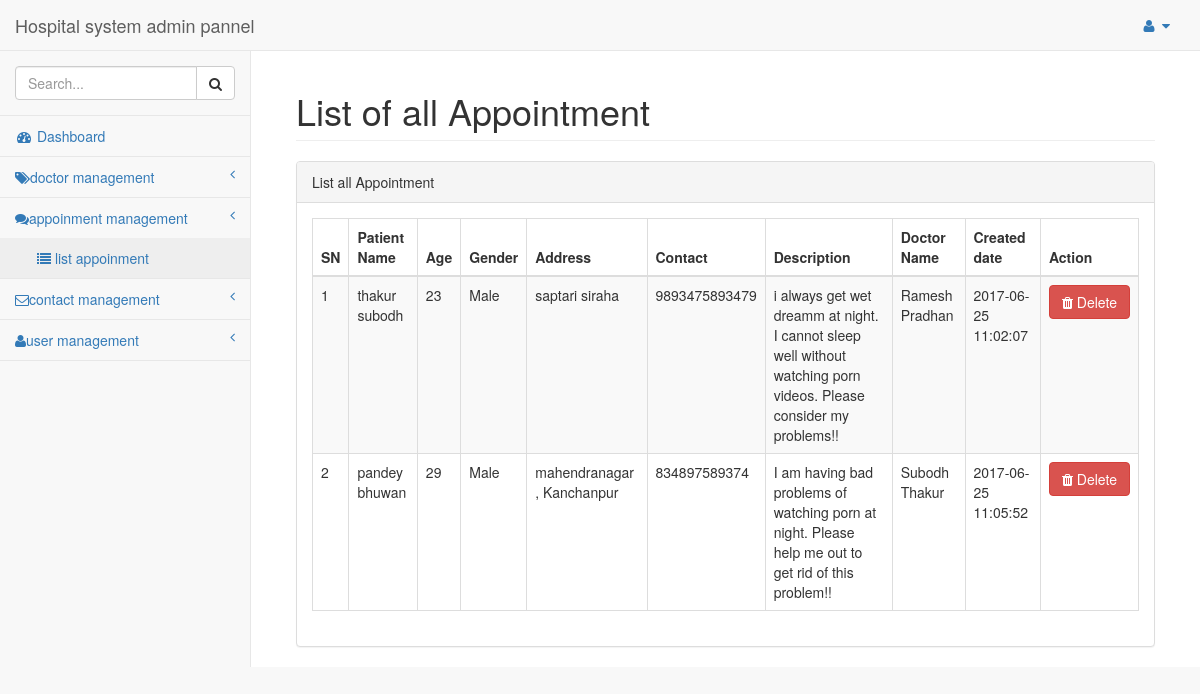
The app's page /admin/list_appointment.php (signed in) with its own data.
### tables this page shows
CREATE TABLE `tbl_appointment` (
  `id` int(11) NOT NULL,
  `patient_name` varchar(55) NOT NULL,
  `age` int(11) NOT NULL,
  `gender` enum('Male','Female','Other') NOT NULL,
  `address` varchar(255) NOT NULL,
  `contact` double NOT NULL,
  `description` text NOT NULL,
  `doctor_id` int(11) NOT NULL,
  `created_date` datetime NOT NULL
);

CREATE TABLE `tbl_doctor` (
  `id` int(11) NOT NULL,
  `doctor_name` varchar(55) NOT NULL,
  `doctor_image` varchar(255) NOT NULL,
  `degree` varchar(255) NOT NULL,
  `university` varchar(255) NOT NULL,
  `specialist` varchar(255) NOT NULL,
  `available_time` time NOT NULL,
  `status` tinyint(1) NOT NULL DEFAULT '0',
  `created_by` varchar(55) NOT NULL,
  `modified_by` varchar(55) DEFAULT NULL,
  `created_date` datetime NOT NULL,
  `modified_date` datetime DEFAULT NULL
);

### admin/class/common.php (called while the page is built, shortened)
<?php
abstract class Common{
	function select($sql){
		$conn = new mysqli('localhost','root','','db_hospital');
		$res = $conn->query($sql);
		$data = [];
		if($res->num_rows > 0){
			while ($row = $res->fetch_assoc()) {
				array_push($data, $row);
			}
		}
		return $data ;
	}
}
?>

### admin/class/appointment.class.php (called while the page is built, shortened)
<?php
require_once "common.php";
class Appointment extends Common {
	public function index()
	{
		$sql = "SELECT a.* , d.doctor_name FROM tbl_appointment as a JOIN tbl_doctor as d on a.doctor_id=d.id";
		$list = $this->select($sql);
		return $list;
	}
}
?>

### admin/list_appointment.php (the view, shortened to what this page needs)
<?php
 require_once "header.php";
 require_once "header.php";
 require_once "class/appointment.class.php";
 $app  = new Appointment();
 $applist = $app->index();
?>
        <div id="page-wrapper">
            <div class="container-fluid">
                <div class="row">
                    <div class="col-lg-12">
                        <h1 class="page-header">List of all Appointment</h1>
                    </div>
                </div>
                <div class="row">
                <div class="col-lg-12">
                    <div class="panel panel-default">
                        <div class="panel-heading">
                            List all Appointment
                        </div>
                        <div class="panel-body">
                            <table width="100%" class="table table-striped table-bordered table-hover" id="dataTables-example">
                                <thead>
                                    <tr>
                                        <th>SN</th>
                                        <th>Patient Name</th>
                                        <th>Age</th>
                                        <th>Gender</th>
                                        <th>Address</th>
                                        <th>Contact</th>
                                        <th>Description</th>
                                        <th>Doctor Name</th>
                                        <th>Created date</th>
                                        <th>Action</th>
                                    </tr>
                                </thead>
                                <tbody>
                                <?php $i = 1; foreach($applist as $app){ ?>
                                     <tr class="odd gradeX">
                                        <td><?php echo $i++; ?></td>
                                        <td><?php echo $app['patient_name'] ?></td>
                                        <td><?php echo $app['age'] ?></td>
                                        <td><?php echo $app['gender'] ?></td>
                                        <td><?php echo $app['address'] ?></td>
                                        <td><?php echo $app['contact'] ?></td>
                                        <td><?php echo $app['description'] ?></td>
                                        <td><?php echo $app['doctor_name'] ?></td>
                                        <td><?php echo $app['created_date'] ?></td>
                                        <td class="center"><a href="delete_appointment.php?id=<?php echo $app['id'] ?>" class="btn btn-danger" onclick="return confirm('Do you want to delete ?')"><i class="fa fa-trash"></i> Delete</a>
                                    </tr>
                                    <?php } ?>
                                </tbody>
                            </table>
                        </div>
                    </div>
                </div>
            </div>
            </div>
        </div>
        <?php require_once "footer.php" ?>

### records on screen
tbl_appointment: patient_name "thakur subodh", age "23", gender "Male", address "saptari siraha", contact "9893475893479", description "i always get wet dreamm at night. I cannot sleep well without watching porn videos. Please consider my problems!!", doctor.doctor_name "Ramesh Pradhan", created_date "2017-06-25 11:02:07"
tbl_appointment: patient_name "pandey bhuwan", age "29", gender "Male", address "mahendranagar , Kanchanpur", contact "834897589374", description "I am having bad problems of watching porn at night. Please help me out to get rid of this problem!!", doctor.doctor_name "Subodh Thakur", created_date "2017-06-25 11:05:52"
